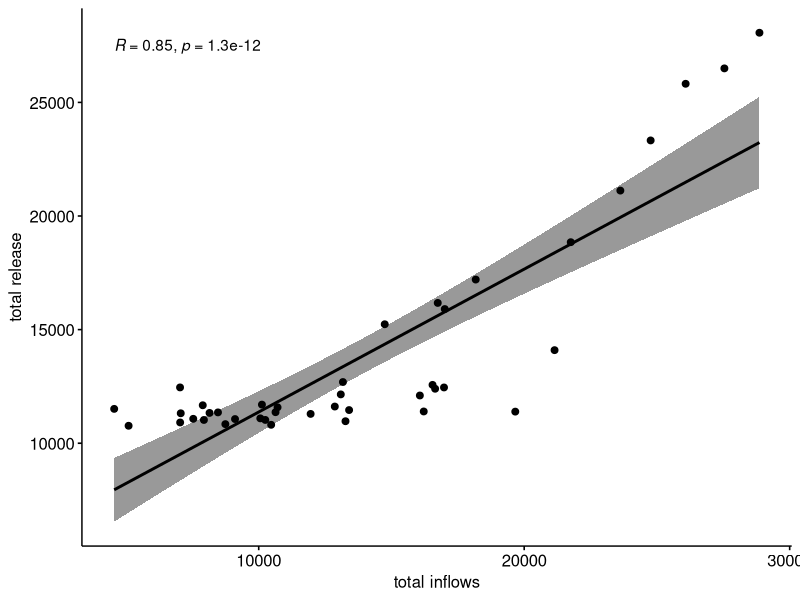
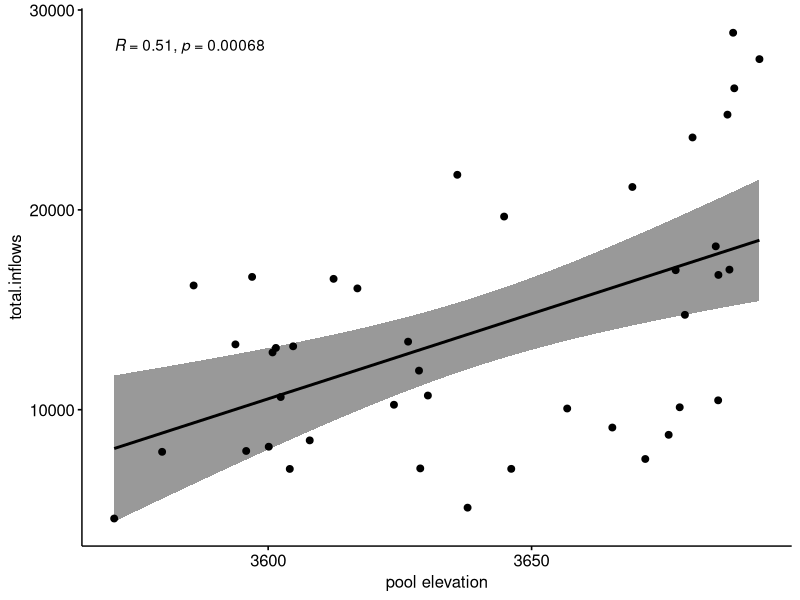
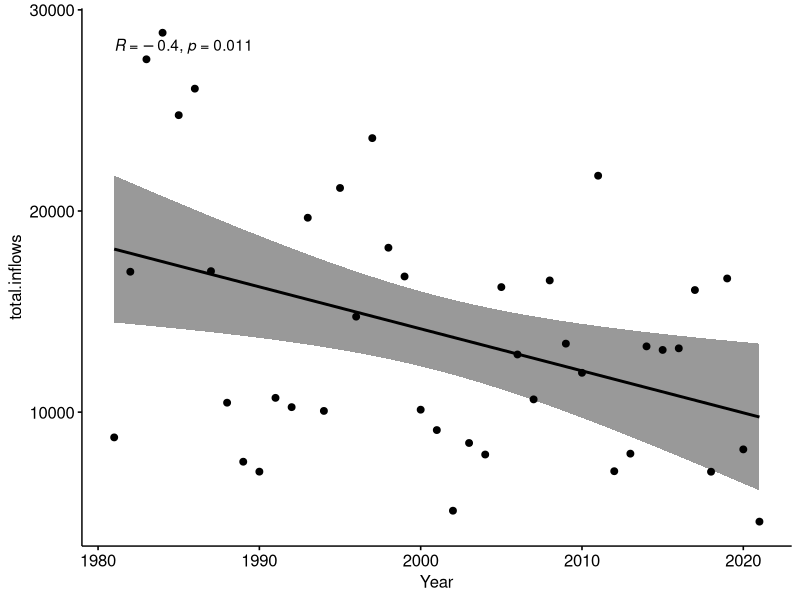
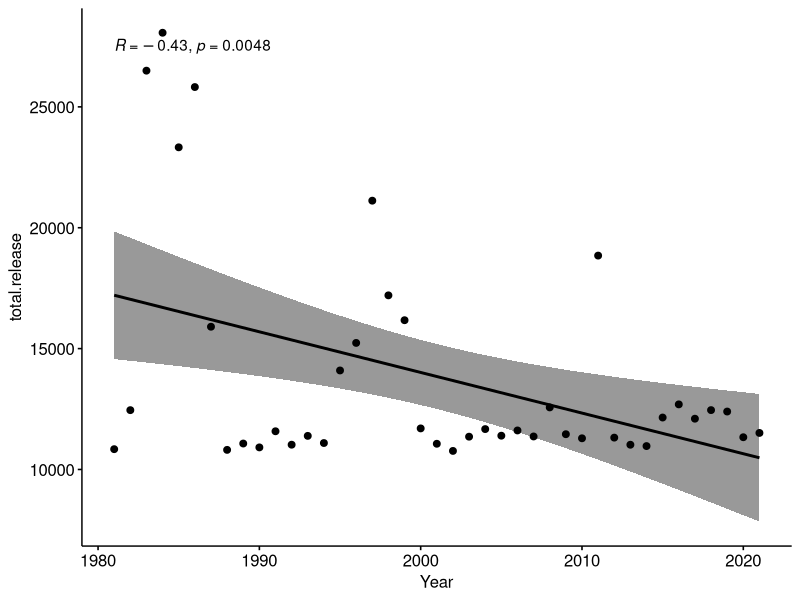
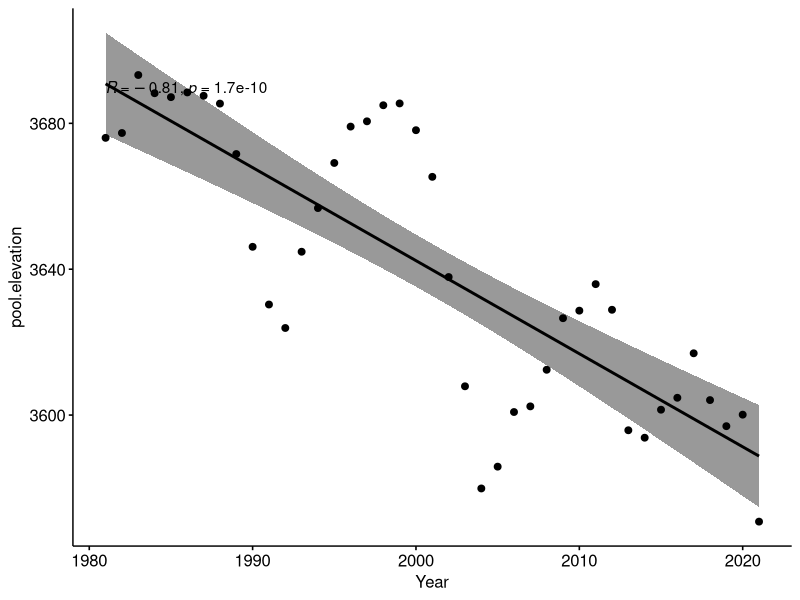
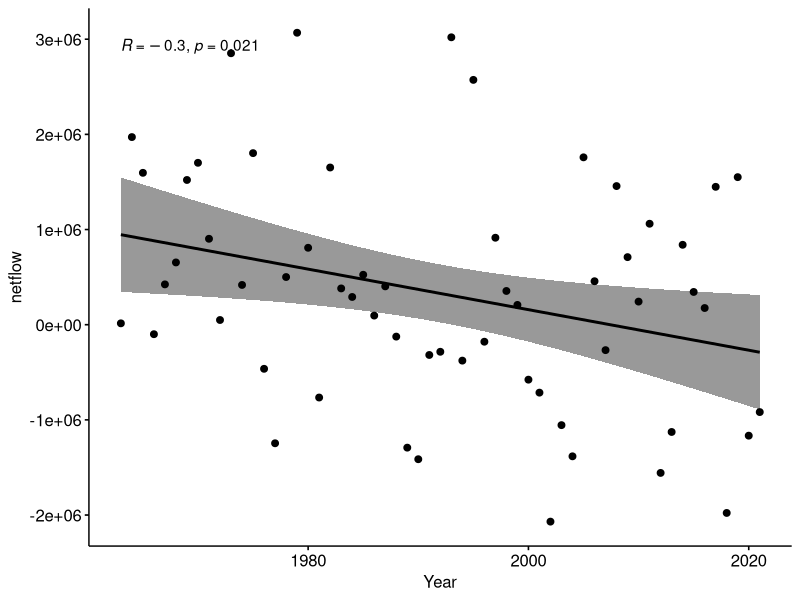
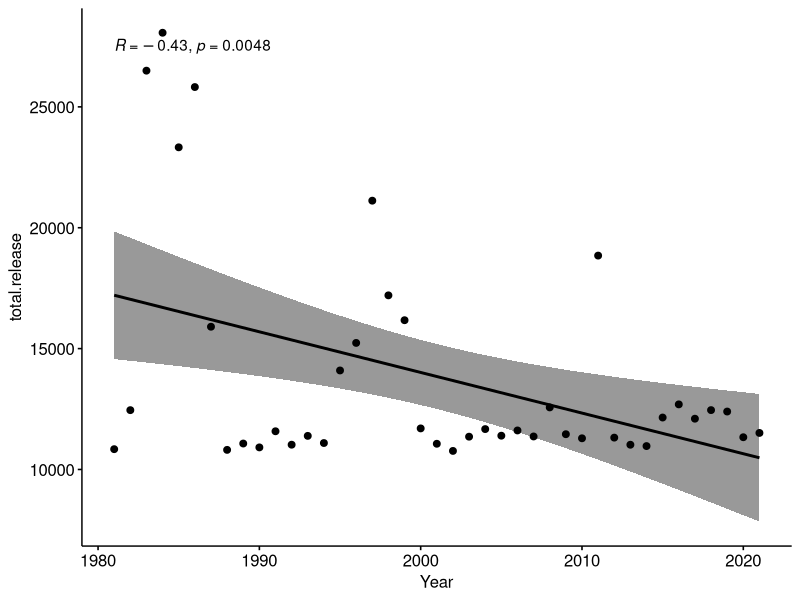

Write R code to recreate these figures, in order.
## ---- chunk 1
knitr::opts_chunk$set(echo = TRUE)
library("ggpubr")
library(lubridate)

## ---- chunk 2
dat<-read.csv("Lake_Powel_Inflow_Elevation_Outflow.csv")
dat$netflows <- dat$total.inflows - dat$total.release
# tdat<-tail(dat, n=10)
print(dat)

# tdat$newdate <- strptime(as.character(tdat$datetime), "%d/%m/%Y")

dat2<-aggregate(dat[, 9], list(dat$Year), sum)
print(dat2)
dat<-aggregate(dat[, 2:4], list(dat$Year), mean)

dat<-dat[dat$Group.1 > 1980, ]

print(dat)
## ---- chunk 3


ggscatter(dat, x = "total.inflows", y = "total.release",
          add = "reg.line", conf.int = TRUE, 
          cor.coef = TRUE, cor.method = "pearson",
          xlab = "total inflows", ylab = "total release")

res1 <- cor.test(dat$total.inflows, dat$total.release, 
                    method = "pearson")
res1


ggscatter(dat, x = "pool.elevation", y = "total.inflows",
          add = "reg.line", conf.int = TRUE, 
          cor.coef = TRUE, cor.method = "pearson",
          xlab = "pool elevation", ylab = "total.inflows")

res2 <- cor.test(dat$pool.elevation, dat$total.inflows, 
                    method = "pearson")
res2

ggscatter(dat, x = "Group.1", y = "total.inflows",
          add = "reg.line", conf.int = TRUE, 
          cor.coef = TRUE, cor.method = "pearson",
          xlab = "Year", ylab = "total.inflows")

res3 <- cor.test(dat$Group.1, dat$total.inflows, 
                    method = "pearson")
res3

ggscatter(dat, x = "Group.1", y = "total.release",
          add = "reg.line", conf.int = TRUE, 
          cor.coef = TRUE, cor.method = "pearson",
          xlab = "Year", ylab = "total.release")

res4 <- cor.test(dat$Group.1, dat$total.release, 
                    method = "pearson")
res4

##todo year vs elevation
ggscatter(dat, x = "Group.1", y = "pool.elevation",
          add = "reg.line", conf.int = TRUE, 
          cor.coef = TRUE, cor.method = "pearson",
          xlab = "Year", ylab = "pool.elevation")

res5 <- cor.test(dat$Group.1, dat$pool.elevation, 
                    method = "pearson")
res5

##todo year vs elevation
ggscatter(dat2, x = "Group.1", y = "x",
          add = "reg.line", conf.int = TRUE, 
          cor.coef = TRUE, cor.method = "pearson",
          xlab = "Year", ylab = "netflow")

res5 <- cor.test(dat2$Group.1, dat2$x, 
                    method = "pearson")
res5




## ---- chunk 4
ggscatter(dat, x = "Group.1", y = "total.release",
          add = "reg.line", conf.int = TRUE, 
          cor.coef = TRUE, cor.method = "pearson",
          xlab = "Year", ylab = "total.release")

res4 <- cor.test(dat$Group.1, dat$total.release, 
                    method = "pearson")
res4



